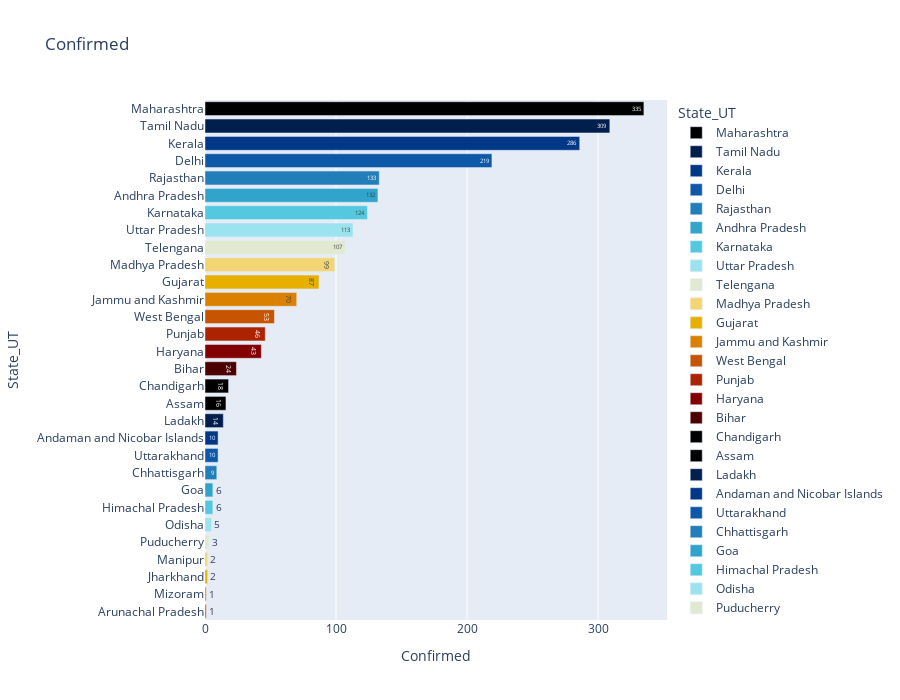

Notebook cell for this chart:
### Code cell
ordered_latest = latest.sort_values('Confirmed', ascending=False)
# state_order = temp['State/UT']

fig = px.bar(latest.sort_values('Confirmed', ascending=False), 
             x="Confirmed", y="State_UT", color='State_UT', title='Confirmed',
             orientation='h', text='Confirmed', height=700,
             color_discrete_sequence = px.colors.cyclical.IceFire)
fig.show()

### Figure 1 — Plotly figure (JSON) as saved in the notebook; plotly's stock layout.template omitted (floating-point values rounded to 4 significant figures)
{"data": [{"alignmentgroup": "True", "hoverlabel": {"namelength": 0}, "hovertemplate": "State_UT=%{y}<br>Confirmed=%{text}", "legendgroup": "Maharashtra", "marker": {"color": "#000000"}, "name": "Maharashtra", "offsetgroup": "Maharashtra", "orientation": "h", "showlegend": true, "text": [335], "textposition": "auto", "type": "bar", "x": [335], "xaxis": "x", "y": ["Maharashtra"], "yaxis": "y"}, {"alignmentgroup": "True", "hoverlabel": {"namelength": 0}, "hovertemplate": "State_UT=%{y}<br>Confirmed=%{text}", "legendgroup": "Tamil Nadu", "marker": {"color": "#001f4d"}, "name": "Tamil Nadu", "offsetgroup": "Tamil Nadu", "orientation": "h", "showlegend": true, "text": [309], "textposition": "auto", "type": "bar", "x": [309], "xaxis": "x", "y": ["Tamil Nadu"], "yaxis": "y"}, {"alignmentgroup": "True", "hoverlabel": {"namelength": 0}, "hovertemplate": "State_UT=%{y}<br>Confirmed=%{text}", "legendgroup": "Kerala", "marker": {"color": "#003786"}, "name": "Kerala", "offsetgroup": "Kerala", "orientation": "h", "showlegend": true, "text": [286], "textposition": "auto", "type": "bar", "x": [286], "xaxis": "x", "y": ["Kerala"], "yaxis": "y"}, {"alignmentgroup": "True", "hoverlabel": {"namelength": 0}, "hovertemplate": "State_UT=%{y}<br>Confirmed=%{text}", "legendgroup": "Delhi", "marker": {"color": "#0e58a8"}, "name": "Delhi", "offsetgroup": "Delhi", "orientation": "h", "showlegend": true, "text": [219], "textposition": "auto", "type": "bar", "x": [219], "xaxis": "x", "y": ["Delhi"], "yaxis": "y"}, {"alignmentgroup": "True", "hoverlabel": {"namelength": 0}, "hovertemplate": "State_UT=%{y}<br>Confirmed=%{text}", "legendgroup": "Rajasthan", "marker": {"color": "#217eb8"}, "name": "Rajasthan", "offsetgroup": "Rajasthan", "orientation": "h", "showlegend": true, "text": [133], "textposition": "auto", "type": "bar", "x": [133], "xaxis": "x", "y": ["Rajasthan"], "yaxis": "y"}, {"alignmentgroup": "True", "hoverlabel": {"namelength": 0}, "hovertemplate": "State_UT=%{y}<br>Confirmed=%{text}", "legendgroup": "Andhra Pradesh", "marker": {"color": "#30a4ca"}, "name": "Andhra Pradesh", "offsetgroup": "Andhra Pradesh", "orientation": "h", "showlegend": true, "text": [132], "textposition": "auto", "type": "bar", "x": [132], "xaxis": "x", "y": ["Andhra Pradesh"], "yaxis": "y"}, {"alignmentgroup": "True", "hoverlabel": {"namelength": 0}, "hovertemplate": "State_UT=%{y}<br>Confirmed=%{text}", "legendgroup": "Karnataka", "marker": {"color": "#54c8df"}, "name": "Karnataka", "offsetgroup": "Karnataka", "orientation": "h", "showlegend": true, "text": [124], "textposition": "auto", "type": "bar", "x": [124], "xaxis": "x", "y": ["Karnataka"], "yaxis": "y"}, {"alignmentgroup": "True", "hoverlabel": {"namelength": 0}, "hovertemplate": "State_UT=%{y}<br>Confirmed=%{text}", "legendgroup": "Uttar Pradesh", "marker": {"color": "#9be4ef"}, "name": "Uttar Pradesh", "offsetgroup": "Uttar Pradesh", "orientation": "h", "showlegend": true, "text": [113], "textposition": "auto", "type": "bar", "x": [113], "xaxis": "x", "y": ["Uttar Pradesh"], "yaxis": "y"}, {"alignmentgroup": "True", "hoverlabel": {"namelength": 0}, "hovertemplate": "State_UT=%{y}<br>Confirmed=%{text}", "legendgroup": "Telengana", "marker": {"color": "#e1e9d1"}, "name": "Telengana", "offsetgroup": "Telengana", "orientation": "h", "showlegend": true, "text": [107], "textposition": "auto", "type": "bar", "x": [107], "xaxis": "x", "y": ["Telengana"], "yaxis": "y"}, {"alignmentgroup": "True", "hoverlabel": {"namelength": 0}, "hovertemplate": "State_UT=%{y}<br>Confirmed=%{text}", "legendgroup": "Madhya Pradesh", "marker": {"color": "#f3d573"}, "name": "Madhya Pradesh", "offsetgroup": "Madhya Pradesh", "orientation": "h", "showlegend": true, "text": [99], "textposition": "auto", "type": "bar", "x": [99], "xaxis": "x", "y": ["Madhya Pradesh"], "yaxis": "y"}, {"alignmentgroup": "True", "hoverlabel": {"namelength": 0}, "hovertemplate": "State_UT=%{y}<br>Confirmed=%{text}", "legendgroup": "Gujarat", "marker": {"color": "#e7b000"}, "name": "Gujarat", "offsetgroup": "Gujarat", "orientation": "h", "showlegend": true, "text": [87], "textposition": "auto", "type": "bar", "x": [87], "xaxis": "x", "y": ["Gujarat"], "yaxis": "y"}, {"alignmentgroup": "True", "hoverlabel": {"namelength": 0}, "hovertemplate": "State_UT=%{y}<br>Confirmed=%{text}", "legendgroup": "Jammu and Kashmir", "marker": {"color": "#da8200"}, "name": "Jammu and Kashmir", "offsetgroup": "Jammu and Kashmir", "orientation": "h", "showlegend": true, "text": [70], "textposition": "auto", "type": "bar", "x": [70], "xaxis": "x", "y": ["Jammu and Kashmir"], "yaxis": "y"}, {"alignmentgroup": "True", "hoverlabel": {"namelength": 0}, "hovertemplate": "State_UT=%{y}<br>Confirmed=%{text}", "legendgroup": "West Bengal", "marker": {"color": "#c65400"}, "name": "West Bengal", "offsetgroup": "West Bengal", "orientation": "h", "showlegend": true, "text": [53], "textposition": "auto", "type": "bar", "x": [53], "xaxis": "x", "y": ["West Bengal"], "yaxis": "y"}, {"alignmentgroup": "True", "hoverlabel": {"namelength": 0}, "hovertemplate": "State_UT=%{y}<br>Confirmed=%{text}", "legendgroup": "Punjab", "marker": {"color": "#ac2301"}, "name": "Punjab", "offsetgroup": "Punjab", "orientation": "h", "showlegend": true, "text": [46], "textposition": "auto", "type": "bar", "x": [46], "xaxis": "x", "y": ["Punjab"], "yaxis": "y"}, {"alignmentgroup": "True", "hoverlabel": {"namelength": 0}, "hovertemplate": "State_UT=%{y}<br>Confirmed=%{text}", "legendgroup": "Haryana", "marker": {"color": "#820000"}, "name": "Haryana", "offsetgroup": "Haryana", "orientation": "h", "showlegend": true, "text": [43], "textposition": "auto", "type": "bar", "x": [43], "xaxis": "x", "y": ["Haryana"], "yaxis": "y"}, {"alignmentgroup": "True", "hoverlabel": {"namelength": 0}, "hovertemplate": "State_UT=%{y}<br>Confirmed=%{text}", "legendgroup": "Bihar", "marker": {"color": "#4c0000"}, "name": "Bihar", "offsetgroup": "Bihar", "orientation": "h", "showlegend": true, "text": [24], "textposition": "auto", "type": "bar", "x": [24], "xaxis": "x", "y": ["Bihar"], "yaxis": "y"}, {"alignmentgroup": "True", "hoverlabel": {"namelength": 0}, "hovertemplate": "State_UT=%{y}<br>Confirmed=%{text}", "legendgroup": "Chandigarh", "marker": {"color": "#000000"}, "name": "Chandigarh", "offsetgroup": "Chandigarh", "orientation": "h", "showlegend": true, "text": [18], "textposition": "auto", "type": "bar", "x": [18], "xaxis": "x", "y": ["Chandigarh"], "yaxis": "y"}, {"alignmentgroup": "True", "hoverlabel": {"namelength": 0}, "hovertemplate": "State_UT=%{y}<br>Confirmed=%{text}", "legendgroup": "Assam", "marker": {"color": "#000000"}, "name": "Assam", "offsetgroup": "Assam", "orientation": "h", "showlegend": true, "text": [16], "textposition": "auto", "type": "bar", "x": [16], "xaxis": "x", "y": ["Assam"], "yaxis": "y"}, {"alignmentgroup": "True", "hoverlabel": {"namelength": 0}, "hovertemplate": "State_UT=%{y}<br>Confirmed=%{text}", "legendgroup": "Ladakh", "marker": {"color": "#001f4d"}, "name": "Ladakh", "offsetgroup": "Ladakh", "orientation": "h", "showlegend": true, "text": [14], "textposition": "auto", "type": "bar", "x": [14], "xaxis": "x", "y": ["Ladakh"], "yaxis": "y"}, {"alignmentgroup": "True", "hoverlabel": {"namelength": 0}, "hovertemplate": "State_UT=%{y}<br>Confirmed=%{text}", "legendgroup": "Andaman and Nicobar Islands", "marker": {"color": "#003786"}, "name": "Andaman and Nicobar Islands", "offsetgroup": "Andaman and Nicobar Islands", "orientation": "h", "showlegend": true, "text": [10], "textposition": "auto", "type": "bar", "x": [10], "xaxis": "x", "y": ["Andaman and Nicobar Islands"], "yaxis": "y"}, {"alignmentgroup": "True", "hoverlabel": {"namelength": 0}, "hovertemplate": "State_UT=%{y}<br>Confirmed=%{text}", "legendgroup": "Uttarakhand", "marker": {"color": "#0e58a8"}, "name": "Uttarakhand", "offsetgroup": "Uttarakhand", "orientation": "h", "showlegend": true, "text": [10], "textposition": "auto", "type": "bar", "x": [10], "xaxis": "x", "y": ["Uttarakhand"], "yaxis": "y"}, {"alignmentgroup": "True", "hoverlabel": {"namelength": 0}, "hovertemplate": "State_UT=%{y}<br>Confirmed=%{text}", "legendgroup": "Chhattisgarh", "marker": {"color": "#217eb8"}, "name": "Chhattisgarh", "offsetgroup": "Chhattisgarh", "orientation": "h", "showlegend": true, "text": [9], "textposition": "auto", "type": "bar", "x": [9], "xaxis": "x", "y": ["Chhattisgarh"], "yaxis": "y"}, {"alignmentgroup": "True", "hoverlabel": {"namelength": 0}, "hovertemplate": "State_UT=%{y}<br>Confirmed=%{text}", "legendgroup": "Goa", "marker": {"color": "#30a4ca"}, "name": "Goa", "offsetgroup": "Goa", "orientation": "h", "showlegend": true, "text": [6], "textposition": "auto", "type": "bar", "x": [6], "xaxis": "x", "y": ["Goa"], "yaxis": "y"}, {"alignmentgroup": "True", "hoverlabel": {"namelength": 0}, "hovertemplate": "State_UT=%{y}<br>Confirmed=%{text}", "legendgroup": "Himachal Pradesh", "marker": {"color": "#54c8df"}, "name": "Himachal Pradesh", "offsetgroup": "Himachal Pradesh", "orientation": "h", "showlegend": true, "text": [6], "textposition": "auto", "type": "bar", "x": [6], "xaxis": "x", "y": ["Himachal Pradesh"], "yaxis": "y"}, {"alignmentgroup": "True", "hoverlabel": {"namelength": 0}, "hovertemplate": "State_UT=%{y}<br>Confirmed=%{text}", "legendgroup": "Odisha", "marker": {"color": "#9be4ef"}, "name": "Odisha", "offsetgroup": "Odisha", "orientation": "h", "showlegend": true, "text": [5], "textposition": "auto", "type": "bar", "x": [5], "xaxis": "x", "y": ["Odisha"], "yaxis": "y"}, {"alignmentgroup": "True", "hoverlabel": {"namelength": 0}, "hovertemplate": "State_UT=%{y}<br>Confirmed=%{text}", "legendgroup": "Puducherry", "marker": {"color": "#e1e9d1"}, "name": "Puducherry", "offsetgroup": "Puducherry", "orientation": "h", "showlegend": true, "text": [3], "textposition": "auto", "type": "bar", "x": [3], "xaxis": "x", "y": ["Puducherry"], "yaxis": "y"}, {"alignmentgroup": "True", "hoverlabel": {"namelength": 0}, "hovertemplate": "State_UT=%{y}<br>Confirmed=%{text}", "legendgroup": "Manipur", "marker": {"color": "#f3d573"}, "name": "Manipur", "offsetgroup": "Manipur", "orientation": "h", "showlegend": true, "text": [2], "textposition": "auto", "type": "bar", "x": [2], "xaxis": "x", "y": ["Manipur"], "yaxis": "y"}, {"alignmentgroup": "True", "hoverlabel": {"namelength": 0}, "hovertemplate": "State_UT=%{y}<br>Confirmed=%{text}", "legendgroup": "Jharkhand", "marker": {"color": "#e7b000"}, "name": "Jharkhand", "offsetgroup": "Jharkhand", "orientation": "h", "showlegend": true, "text": [2], "textposition": "auto", "type": "bar", "x": [2], "xaxis": "x", "y": ["Jharkhand"], "yaxis": "y"}, {"alignmentgroup": "True", "hoverlabel": {"namelength": 0}, "hovertemplate": "State_UT=%{y}<br>Confirmed=%{text}", "legendgroup": "Mizoram", "marker": {"color": "#da8200"}, "name": "Mizoram", "offsetgroup": "Mizoram", "orientation": "h", "showlegend": true, "text": [1], "textposition": "auto", "type": "bar", "x": [1], "xaxis": "x", "y": ["Mizoram"], "yaxis": "y"}, {"alignmentgroup": "True", "hoverlabel": {"namelength": 0}, "hovertemplate": "State_UT=%{y}<br>Confirmed=%{text}", "legendgroup": "Arunachal Pradesh", "marker": {"color": "#c65400"}, "name": "Arunachal Pradesh", "offsetgroup": "Arunachal Pradesh", "orientation": "h", "showlegend": true, "text": [1], "textposition": "auto", "type": "bar", "x": [1], "xaxis": "x", "y": ["Arunachal Pradesh"], "yaxis": "y"}], "layout": {"barmode": "relative", "height": 700, "legend": {"title": {"text": "State_UT"}, "tracegroupgap": 0}, "title": {"text": "Confirmed"}, "xaxis": {"anchor": "y", "domain": [0, 1], "title": {"text": "Confirmed"}}, "yaxis": {"anchor": "x", "categoryarray": ["Arunachal Pradesh", "Mizoram", "Jharkhand", "Manipur", "Puducherry", "Odisha", "Himachal Pradesh", "Goa", "Chhattisgarh", "Uttarakhand", "Andaman and Nicobar Islands", "Ladakh", "Assam", "Chandigarh", "Bihar", "Haryana", "Punjab", "West Bengal", "Jammu and Kashmir", "Gujarat", "Madhya Pradesh", "Telengana", "Uttar Pradesh", "Karnataka", "Andhra Pradesh", "Rajasthan", "Delhi", "Kerala", "Tamil Nadu", "Maharashtra"], "categoryorder": "array", "domain": [0, 1], "title": {"text": "State_UT"}}}}
